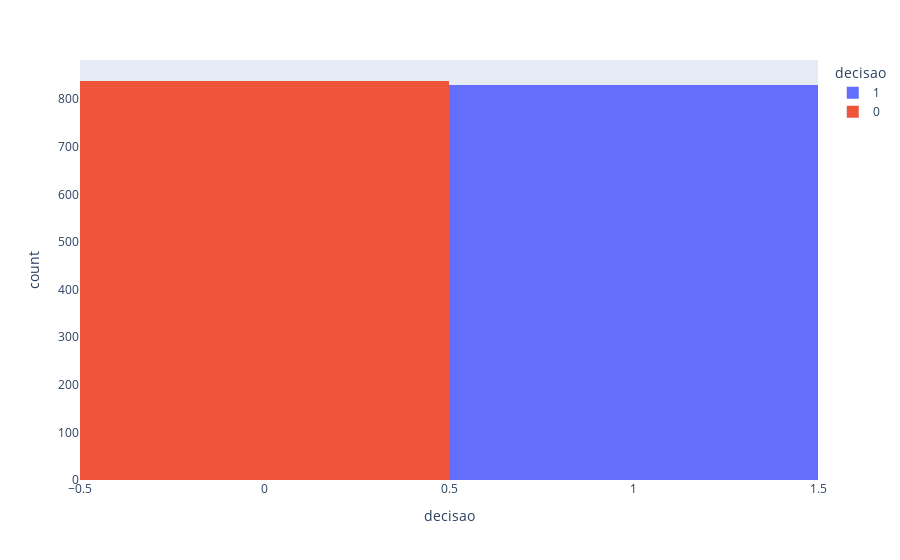

Notebook code for this chart:
### Markdown cell above
# Execucao

### Code cell
def main():
    df = carregar_joblib()

    print_histograma_comprar_vender(df)

    print_correlacoes(df)

    print_p_value(df)

    df = remover_variaveis_ja_explicadas(df)

    print("Correlacoes apos remover algumas colunas")

    print_correlacoes(df)

    print_p_value(df)

    print(df.shape)

    print("Feature Selection")

    print_feature_selection_extra_trees(df)

    scaled_df = ajustar_scaler(df)

    # split database train and test
    X_treino, X_teste, y_treino, y_teste = split_dados(scaled_df)

    # Run a dummy predict classifier
    dummy_predict = run_dummy_classifier(X_treino, X_teste, y_treino)

    # print dummy results
    avaliar(y_teste, dummy_predict, "Dummy")

    modelos = definir_modelos_ml()

    modelos = rodar_imprimir_modelos_ml(modelos, X_treino, X_teste, y_treino, y_teste)

main()

### Figure 1 — Plotly figure (JSON) as saved in the notebook; plotly's stock layout.template omitted (floating-point values rounded to 4 significant figures; data arrays with more than 128 entries replaced by an {"elided": "..."} marker saying what was removed)
{"data": [{"alignmentgroup": "True", "bingroup": "x", "hovertemplate": "decisao=%{x}<br>count=%{y}<extra></extra>", "legendgroup": "1", "marker": {"color": "#636efa", "pattern": {"shape": ""}}, "name": "1", "offsetgroup": "1", "orientation": "v", "showlegend": true, "type": "histogram", "x": {"elided": "829 int values"}, "xaxis": "x", "yaxis": "y"}, {"alignmentgroup": "True", "bingroup": "x", "hovertemplate": "decisao=%{x}<br>count=%{y}<extra></extra>", "legendgroup": "0", "marker": {"color": "#EF553B", "pattern": {"shape": ""}}, "name": "0", "offsetgroup": "0", "orientation": "v", "showlegend": true, "type": "histogram", "x": {"elided": "838 int values"}, "xaxis": "x", "yaxis": "y"}], "layout": {"barmode": "relative", "legend": {"title": {"text": "decisao"}, "tracegroupgap": 0}, "margin": {"t": 60}, "xaxis": {"anchor": "y", "categoryarray": [1, 0], "categoryorder": "array", "domain": [0, 1], "title": {"text": "decisao"}}, "yaxis": {"anchor": "x", "domain": [0, 1], "title": {"text": "count"}}}}
